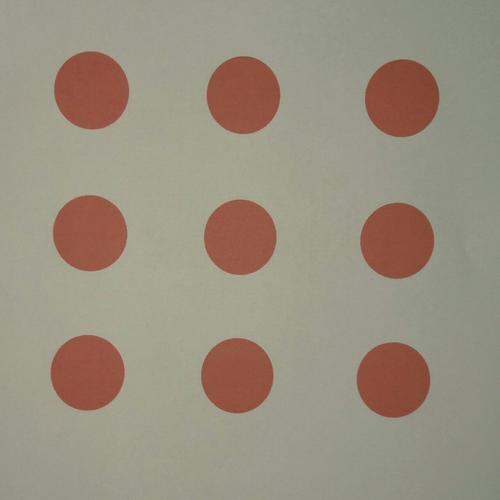
#> input picture ball.jpg, 500 x 500 px
$ python -i contour.py   (imports and definitions only)   (Python 2 division)
#> lines starting #> are read from the running program, lines starting #| are printed output that depends on the picture; after the words box and inside, x2 and y2 are one past the last pixel; in counts of white or black regions, pixels touching at a corner belong together
def fn():
	import numpy
	import cv2
	img = cv2.imread('ball.jpg')
#> img is the input picture: shape (500, 500, 3); mean B, G, R 127.4, 143.6, 153.7
	gray = cv2.cvtColor(img,cv2.COLOR_BGR2GRAY)
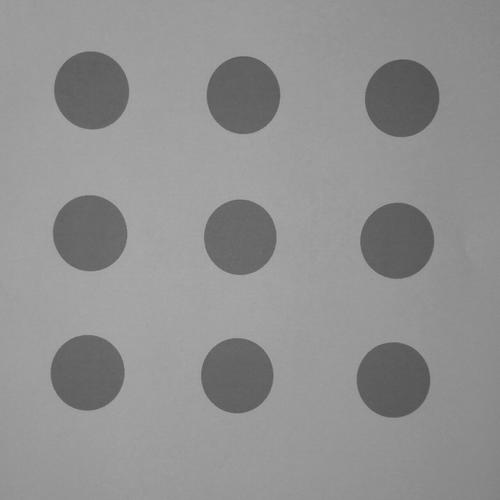
#> gray: shape (500, 500); min 77, max 175, mean 144.8
	ret,thresh = cv2.threshold(gray,127,255,0)
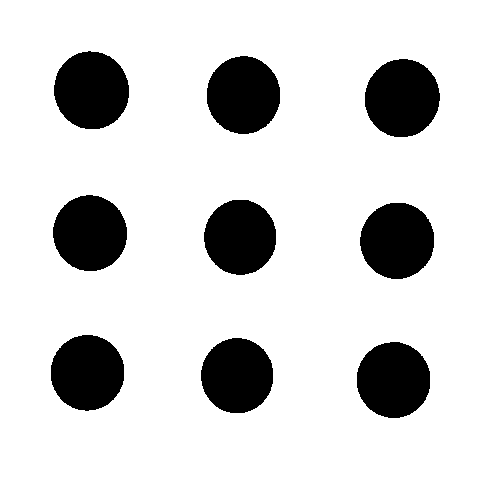
#> thresh: shape (500, 500); 84.1% white; 9 black regions
	contours, hierarchy = cv2.findContours(thresh,cv2.RETR_TREE,cv2.CHAIN_APPROX_SIMPLE)
#> contours = 10 contours; largest, box (x1, y1, x2, y2) and area: (0, 0, 500, 500) 249001, (364, 58, 441, 138) 4702, (53, 50, 130, 130) 4696, (206, 55, 281, 135) 4596, (359, 202, 435, 280) 4546
	print len(contours)
#| 10
	test = []
	point= [[[] for i in range(3)]for j in range(3)]
	for i in range(1,len(contours)):
		cv2.drawContours(img,contours,i,(0,255,0),3)
		M = cv2.moments(contours[i])
		cx = int(M['m10']/M['m00'])
		cy = int(M['m01']/M['m00'])
		#print "Centroid = ", cx, ", ", cy
		cv2.circle(img,(cx,cy), 5, (0,0,255), -1)
		test.append(tuple([cx,cy]))
#> this loop made 9 passes
#> (cx, cy) on passes 1 to 9: (393, 379), (236, 375), (87, 372), (396, 240), (239, 236), (89, 232), (401, 97), (242, 94), (91, 89)
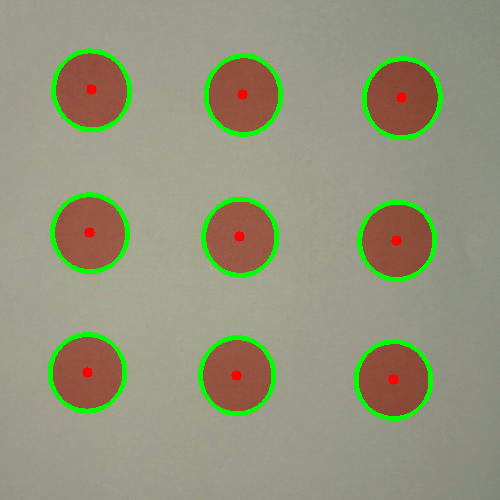
#> img: shape (500, 500, 3); 4.17% of pixels changed, all inside (x1, y1, x2, y2) = (48, 48, 443, 421)
#> after the loop, test = [(393, 379), (236, 375), (87, 372), (396, 240), (239, 236), (89, 232), (401, 97), (242, 94), (91, 89)]
	test = sorted(test , key=lambda k: [k[0]])
#> test = [(87, 372), (89, 232), (91, 89), (236, 375), (239, 236), (242, 94), (393, 379), (396, 240), (401, 97)]
	first = test[:3]
#> first = [(87, 372), (89, 232), (91, 89)]
	second = test[3:6]
#> second = [(236, 375), (239, 236), (242, 94)]
	third = test[6:9]
#> third = [(393, 379), (396, 240), (401, 97)]
	first = sorted(first, key=lambda k: [k[1]])
#> first = [(91, 89), (89, 232), (87, 372)]
	second = sorted(second, key=lambda k: [k[1]])
#> second = [(242, 94), (239, 236), (236, 375)]
	third = sorted(third, key=lambda k: [k[1]])
#> third = [(401, 97), (396, 240), (393, 379)]
	test = first+second+third
#> test = [(91, 89), (89, 232), (87, 372), (242, 94), (239, 236), (236, 375), (401, 97), (396, 240), (393, 379)]
	print test
#| [(91, 89), (89, 232), (87, 372), (242, 94), (239, 236), (236, 375), (401, 97), (396, 240), (393, 379)]
	k=0
	for i in range (0,3):
		for j in range (0,3):
			point[i][j] = [test[k]]
			k+=1
#> after the loop, k = 9; point = 3 items
	return point

	cv2.imshow('image',img)
	cv2.waitKey(0)
	cv2.destroyAllWindows()

>>> result = fn()
#> result = 3 items
